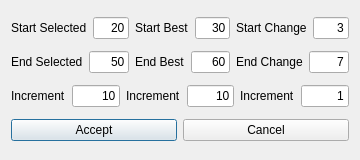
<?xml version="1.0" encoding="UTF-8"?>
<ui version="4.0">
 <class>BeeColonyTestDialog</class>
 <widget class="QDialog" name="BeeColonyTestDialog">
  <property name="geometry">
   <rect>
    <x>0</x>
    <y>0</y>
    <width>360</width>
    <height>160</height>
   </rect>
  </property>
  <property name="windowTitle">
   <string>RLP - Test Bee Colony</string>
  </property>
  <layout class="QVBoxLayout" name="verticalLayout">
   <item>
    <layout class="QHBoxLayout" name="horizontalLayout_3">
     <item>
      <widget class="QLabel" name="label_8">
       <property name="text">
        <string>Start Selected</string>
       </property>
       <property name="buddy">
        <cstring>lineEditSelectStart</cstring>
       </property>
      </widget>
     </item>
     <item>
      <widget class="QLineEdit" name="lineEditSelectStart">
       <property name="text">
        <string>20</string>
       </property>
       <property name="alignment">
        <set>Qt::AlignRight|Qt::AlignTrailing|Qt::AlignVCenter</set>
       </property>
      </widget>
     </item>
     <item>
      <widget class="QLabel" name="label_7">
       <property name="text">
        <string>Start Best</string>
       </property>
       <property name="buddy">
        <cstring>lineEditBestStart</cstring>
       </property>
      </widget>
     </item>
     <item>
      <widget class="QLineEdit" name="lineEditBestStart">
       <property name="text">
        <string>30</string>
       </property>
       <property name="alignment">
        <set>Qt::AlignRight|Qt::AlignTrailing|Qt::AlignVCenter</set>
       </property>
      </widget>
     </item>
     <item>
      <widget class="QLabel" name="label_9">
       <property name="text">
        <string>Start Change</string>
       </property>
       <property name="buddy">
        <cstring>lineEditChangeStart</cstring>
       </property>
      </widget>
     </item>
     <item>
      <widget class="QLineEdit" name="lineEditChangeStart">
       <property name="text">
        <string>3</string>
       </property>
       <property name="alignment">
        <set>Qt::AlignRight|Qt::AlignTrailing|Qt::AlignVCenter</set>
       </property>
      </widget>
     </item>
    </layout>
   </item>
   <item>
    <layout class="QHBoxLayout" name="horizontalLayout_2">
     <item>
      <widget class="QLabel" name="label_10">
       <property name="text">
        <string>End Selected</string>
       </property>
       <property name="buddy">
        <cstring>lineEditSelectStart</cstring>
       </property>
      </widget>
     </item>
     <item>
      <widget class="QLineEdit" name="lineEditSelectEnd">
       <property name="text">
        <string>50</string>
       </property>
       <property name="alignment">
        <set>Qt::AlignRight|Qt::AlignTrailing|Qt::AlignVCenter</set>
       </property>
      </widget>
     </item>
     <item>
      <widget class="QLabel" name="label_12">
       <property name="text">
        <string>End Best</string>
       </property>
       <property name="buddy">
        <cstring>lineEditBestStart</cstring>
       </property>
      </widget>
     </item>
     <item>
      <widget class="QLineEdit" name="lineEditBestEnd">
       <property name="text">
        <string>60</string>
       </property>
       <property name="alignment">
        <set>Qt::AlignRight|Qt::AlignTrailing|Qt::AlignVCenter</set>
       </property>
      </widget>
     </item>
     <item>
      <widget class="QLabel" name="label_14">
       <property name="text">
        <string>End Change</string>
       </property>
       <property name="buddy">
        <cstring>lineEditChangeStart</cstring>
       </property>
      </widget>
     </item>
     <item>
      <widget class="QLineEdit" name="lineEditChangeEnd">
       <property name="text">
        <string>7</string>
       </property>
       <property name="alignment">
        <set>Qt::AlignRight|Qt::AlignTrailing|Qt::AlignVCenter</set>
       </property>
      </widget>
     </item>
    </layout>
   </item>
   <item>
    <layout class="QHBoxLayout" name="horizontalLayout">
     <item>
      <widget class="QLabel" name="label_11">
       <property name="text">
        <string>Increment</string>
       </property>
       <property name="buddy">
        <cstring>lineEditSelectStart</cstring>
       </property>
      </widget>
     </item>
     <item>
      <widget class="QLineEdit" name="lineEditSelectIncrement">
       <property name="text">
        <string>10</string>
       </property>
       <property name="alignment">
        <set>Qt::AlignRight|Qt::AlignTrailing|Qt::AlignVCenter</set>
       </property>
      </widget>
     </item>
     <item>
      <widget class="QLabel" name="label_13">
       <property name="text">
        <string>Increment</string>
       </property>
       <property name="buddy">
        <cstring>lineEditBestStart</cstring>
       </property>
      </widget>
     </item>
     <item>
      <widget class="QLineEdit" name="lineEditBestIncrement">
       <property name="text">
        <string>10</string>
       </property>
       <property name="alignment">
        <set>Qt::AlignRight|Qt::AlignTrailing|Qt::AlignVCenter</set>
       </property>
      </widget>
     </item>
     <item>
      <widget class="QLabel" name="label_15">
       <property name="text">
        <string>Increment</string>
       </property>
       <property name="buddy">
        <cstring>lineEditChangeStart</cstring>
       </property>
      </widget>
     </item>
     <item>
      <widget class="QLineEdit" name="lineEditChangeIncrement">
       <property name="text">
        <string>1</string>
       </property>
       <property name="alignment">
        <set>Qt::AlignRight|Qt::AlignTrailing|Qt::AlignVCenter</set>
       </property>
      </widget>
     </item>
    </layout>
   </item>
   <item>
    <layout class="QHBoxLayout" name="horizontalLayout_4">
     <item>
      <widget class="QPushButton" name="pushButtonAccept">
       <property name="text">
        <string>Accept</string>
       </property>
      </widget>
     </item>
     <item>
      <widget class="QPushButton" name="pushButtonCancel">
       <property name="text">
        <string>Cancel</string>
       </property>
      </widget>
     </item>
    </layout>
   </item>
  </layout>
 </widget>
 <resources/>
 <connections/>
</ui>
